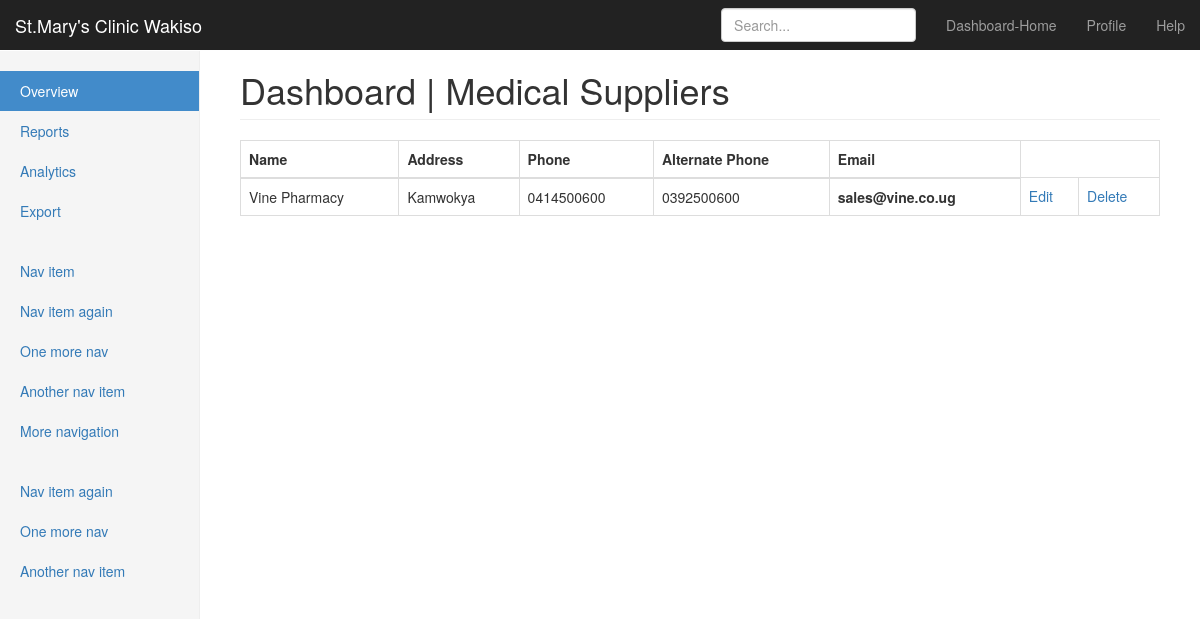
The page /sales/suppliers/ on the database as committed earlier.
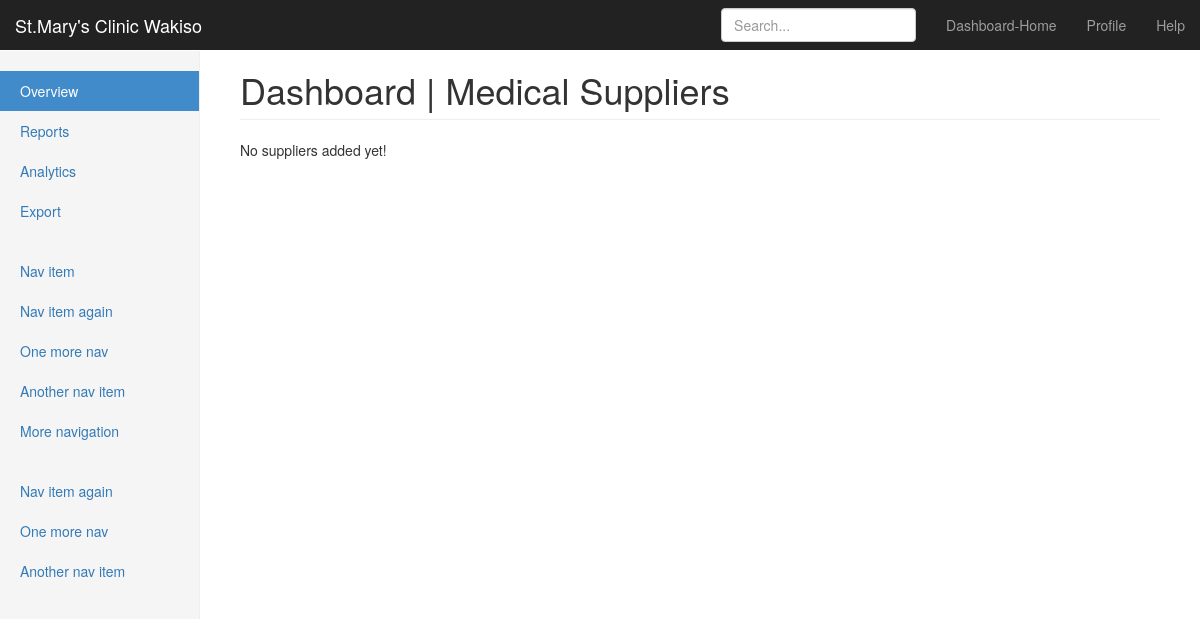
The same page on the database as committed later.
### sales/models.py (models this page shows, shortened)
class Supplier(models.Model):
    name = models.CharField(max_length=100, verbose_name='name')
    address = models.CharField(max_length=100, verbose_name='address')
    phone = models.CharField(max_length=30, verbose_name='Phone Number')
    alternate_phone = models.CharField(max_length=30, verbose_name='Alternate Phone Number', blank=True)
    email = models.EmailField(max_length=100, verbose_name='Email', blank=True)
    class Meta:
        verbose_name_plural = 'Suppliers'
        ordering = ['name']

### sales/views.py (the view)
class SupplierListView(ListView):
    model = Supplier
    template_name = 'sales/supplier_list.html'
    context_object_name = 'suppliers'

### templates/sales/supplier_list.html
{%extends 'expenditure/base.html'%}
        {%block title_heading%}
        Medical Suppliers
        {%endblock%}
      {%block content%}
        {%if suppliers%}
        <table class="table table-bordered">
            <thead>
              <tr>
                  <th> Name</th>
                  <th> Address</th>
                  <th> Phone</th>
                  <th> Alternate Phone</th>
                  <th> Email</th>
              </tr>
            </thead>
            <tbody>
            {%for supplier in suppliers%}
            <tr>
                <td>{{supplier.name}}</td>
                <td>{{supplier.address}}</td>
                <td>{{supplier.phone}}</td>
                <td>{{supplier.alternate_phone}}</td>
                <th>{{supplier.email}}</th>
                <td><a href="/sales/supplier/edit/{{supplier.id}}">Edit</a></td>
                <td><a href="/sales/supplier/delete/{{supplier.id}}">Delete</a></td>
            </tr>
            {%endfor%}
            </tbody>
        </table>
        {%else%}
        <p> No suppliers added yet!</p>
        {%endif%}
        {%endblock%}

Rows that differ between the two databases and show on the page:
removed Supplier: name "Vine Pharmacy", address "Kamwokya", phone "0414500600", alternate_phone "0392500600", email "sales@vine.co.ug"
Other text that changed with them:
text no longer shown: "Name Address Phone Alternate Phone Email"
text now shown: "No suppliers added yet!"
